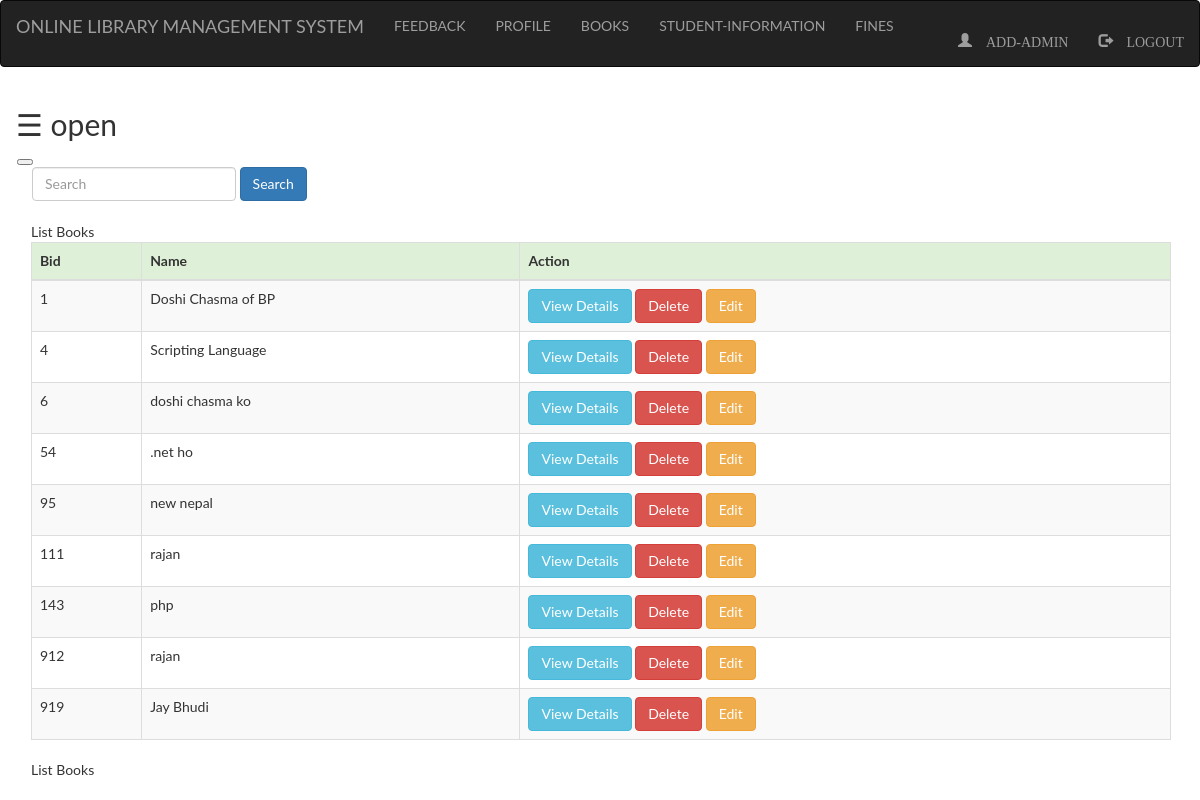
Screenshot of /admin/list_book.php (signed in) with the database file from the repository.
### tables this page shows
CREATE TABLE IF NOT EXISTS `books` (
  `bid` int(100) NOT NULL,
  `name` varchar(100) NOT NULL,
  `authors` varchar(100) NOT NULL,
  `edition` varchar(100) NOT NULL,
  `status` tinyint(4) NOT NULL,
  `quantity` int(100) NOT NULL,
  `DepartmentID` int(100) DEFAULT NULL,
  PRIMARY KEY (`bid`),
  UNIQUE KEY `bid` (`bid`),
  KEY `DepartmentID` (`DepartmentID`)
);

### admin/list_book.php (the view, shortened to what this page needs)
<?php
$title = 'List Books';
require "navbar.php";
?>
<?php
	require "connection.php";
	$sql = "select bid,name from books";
	$result = $db->query($sql);
	$data = [];
	if ($result->num_rows > 0) {
		while ($book = $result->fetch_assoc()) {
			array_push($data, $book);
		}
	}
 ?>
<!DOCTYPE html>
<html>
<head>
</head>
<body>
<div id="main">
  <span style="font-size:30px;cursor:pointer" onclick="openNav()">&#9776; open</span>
 <nav class="navbar navbar-expand-lg navbar-light bg ">
   <button class="navbar-toggler hidden-lg-up" type="button" data-toggle="collapse" data-target="#collapsibleNavId" aria-controls="collapsibleNavId"
   aria-expanded="false" aria-label="Toggle navigation"></button>
   <div class="collapse navbar-collapse" id="collapsibleNavId">
    <form class="form-inline my-2 my-lg-0" method="post">
      <input class="form-control mr-sm-2" type="text" placeholder="Search"name = "search">
      <button class="btn btn-primary my-2 my-sm-0" type="submit" name = "submit">Search</button>
    </form>
  </div>
</nav>
 <div class="container">
 			<div class="card mt-5">
 			<div class="card-header"><?php echo $title ?></div>
 			<div class="card-body">
 			<div class="row">
 			<div class="col-md-12">
 			<div class="table-responsive">
 			<table class="table table-bordered table-hover table-striped ">
 				<thead>
 					<tr class="bg-success">
 						<th>Bid</th>
 						<th>Name</th>
 						<th>Action</th>
 					</tr>
 				</thead>
 				<tbody>
 					<?php foreach($data as $d){ ?>
	 					<tr>
	 						<td><?php echo $d['bid']?></td>
	 						<td><?php echo $d['name'] ?></td>
	 						<td>
	 							<a class="btn btn-info" href="view_books.php?bid=<?php echo $d['bid'] ?>">View Details</a>
	 							<a class="btn btn-danger" onclick="return confirm ('are you sure to delete?')" href="delete_book.php?bid=<?php echo $d['bid'] ?>">Delete</a>
	 							<a class="btn btn-warning"  href="edit_book.php?bid=<?php echo $d['bid'] ?>">Edit</a>
	 						</td>
	 					</tr>
 					<?php } ?>
 				</tbody>
 			</table>
 		</div>
 		</div>
 		</div>
 		</div>
 		</div>
 		<div class="card-footer"><?php echo $title ?></div>
 </div>

### admin/style.css (style rules this page uses)
input { height: 25px; width: 300px; }

### admin/list_book.php (style rules this page uses)
body { font-family: "Lato", sans-serif; transition: background-color .5s; }
#main { transition: margin-left .5s; padding: 16px; }

### rows the page displays
books: bid "1", name "Doshi Chasma of BP"
books: bid "4", name "Scripting Language"
books: bid "6", name "doshi chasma ko"
books: bid "54", name ".net ho"
books: bid "95", name "new nepal"
books: bid "111", name "rajan"
books: bid "143", name "php"
books: bid "912", name "rajan"
books: bid "919", name "Jay Bhudi"

### other values shown
$title "List Books"
